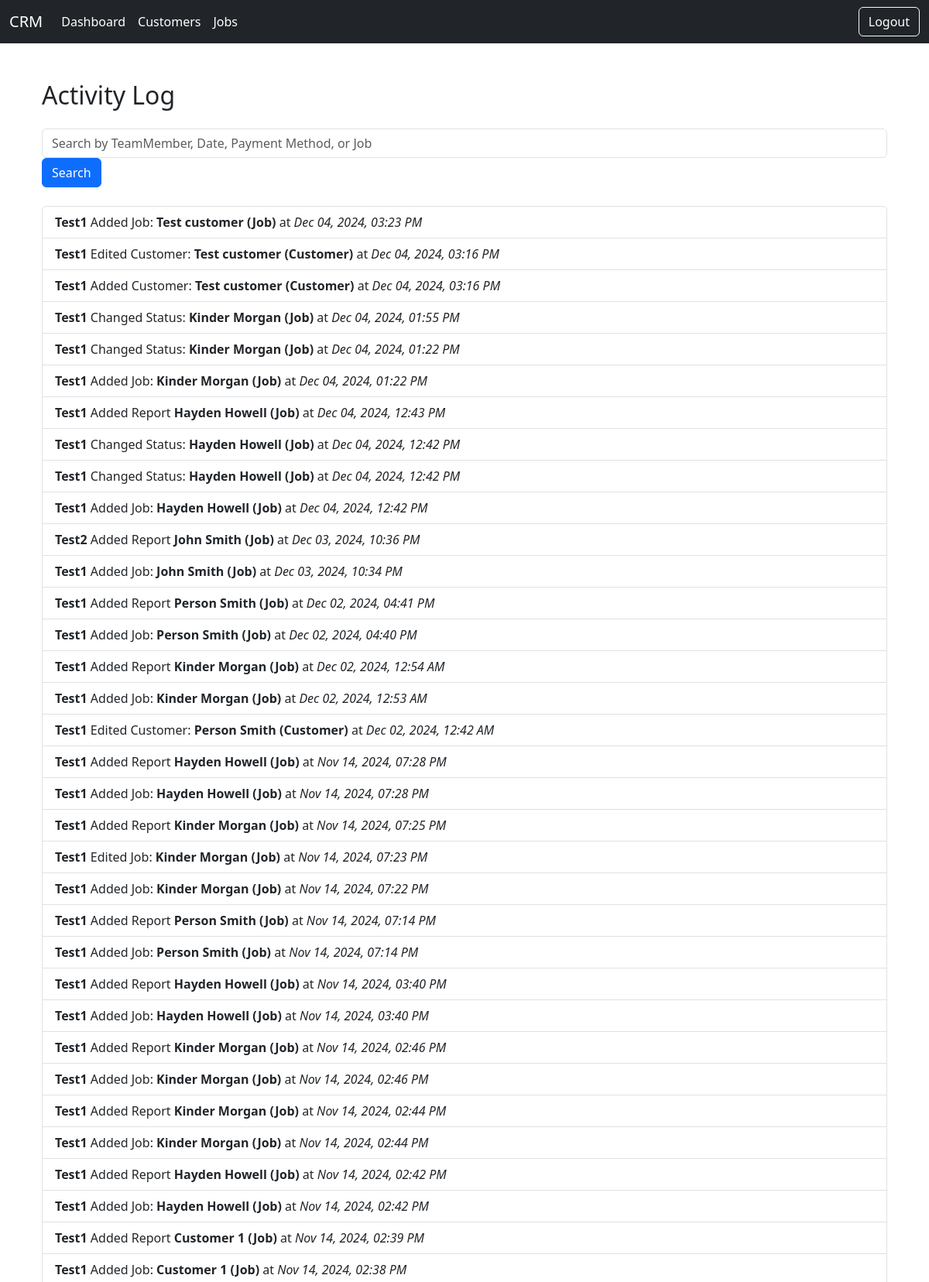
Screenshot of /teams/full_activity_log/ (signed in, upper part) with the database file from the repository.
### teams/models.py (models this page shows, shortened)
class ActivityLog(models.Model):
    ACTION_CHOICES = [
        ('created', 'Created'),
        ('updated', 'Updated'),
        ('deleted', 'Deleted'),
        ('completed', 'Completed'),
    ]
    team_member = models.ForeignKey(TeamMember, on_delete=models.SET_NULL, null=True)
    action = models.CharField(max_length=20, choices=ACTION_CHOICES)
    affected_object = models.CharField(max_length=255)  # To store a description of the affected object
    timestamp = models.DateTimeField(default=timezone.now)

class TeamMember(models.Model):
    team = models.ForeignKey(Team, on_delete=models.CASCADE)
    user = models.ForeignKey(settings.AUTH_USER_MODEL, on_delete=models.CASCADE)
    ACCESS_LEVEL = (
        (1, 'View Only'),
        (2, 'Add Customers and Jobs'),
        (3, 'Manage Team Members'),
        (4, 'Full Access'),
    )
    access_level = models.IntegerField(choices=ACCESS_LEVEL, default=1)
    class Meta:
        unique_together = ('team', 'user')

### accounts/models.py (models this page shows)
class CustomUser(AbstractUser):
    first_name = models.CharField(max_length=255, blank=True)
    last_name = models.CharField(max_length=255, blank=True)
    phone_number = models.CharField(max_length=15, blank=True)
    profile_picture = models.ImageField(upload_to='profile_pics/', blank=True, null=True)
    ROLE_CHOICES = [
        ('viewer', 'Viewer'),
        ('editor', 'Editor'),
        ('manager', 'Manager'),
    ]
    role = models.CharField(max_length=10, choices=ROLE_CHOICES, default='viewer')
    is_active = models.BooleanField(default=True)
    date_of_birth = models.DateField(blank=True, null=True)
    groups = models.ManyToManyField(
        'auth.Group',
        related_name='custom_user_groups',
        blank=True
    )
    user_permissions = models.ManyToManyField(
        'auth.Permission',
        related_name='custom_user_permissions',
        blank=True
    )

### teams/views.py (the view, shortened to what this page needs)
# urls.py: path('full_activity_log/', views.full_activity_log, name='full_activity_log'),
@login_required
def full_activity_log(request):
    team_member = TeamMember.objects.get(user=request.user)
    if team_member.access_level < 3:
        return redirect('dashboard')
    all_logs = ActivityLog.objects.filter(team_member__team=team_member.team).order_by('-timestamp')
    query = request.GET.get('q')
    context = {
        'all_logs': all_logs
    }
    return render(request, 'teams/full_activity_log.html', context)

### context_processors.py (called while the page is built, shortened)
def access_level_context(request):
    return {}

### teams/templates/teams/full_activity_log.html (shortened to what this page needs)
{% extends "base.html" %}
{% block content %}
{% load custom_filters %}
    <div class="container my-5">
        <h2 class="mb-4">Activity Log</h2>
        <form method="GET" action="{% url 'full_activity_log' %}" class="form-inline mb-4">
            <div class="form-group mr-2">
                <input type="text" name="q" class="form-control" placeholder="Search by TeamMember, Date, Payment Method, or Job" value="{{ query|default_if_none:'' }}">
            </div>
            <button type="submit" class="btn btn-primary">Search</button>
        </form>
        {% if all_logs %}
            <ul class="list-group">
                {% for log in all_logs %}
                    <li class="list-group-item">
                        <strong>{{ log.team_member.user.username }}</strong> {{ log.action }}
                        <strong>{{ log.affected_object }}</strong> at
                        <em>{{ log.timestamp|date:"M d, Y, h:i A" }}</em>
                    </li>
                {% endfor %}
            </ul>
        {% else %}
            <p>No activities recorded.</p>
        {% endif %}
    </div>
{% endblock %}

### static/custom.css (style rules this page uses)
.navbar-brand, .nav-link, .btn { color: #ffffff !important; }

### rows the page displays
ActivityLog: team_member.user.username "Test1", action "Added Job:", affected_object "Test customer (Job)", timestamp "Dec 04, 2024, 03:23 PM"
ActivityLog: team_member.user.username "Test1", action "Edited Customer:", affected_object "Test customer (Customer)", timestamp "Dec 04, 2024, 03:16 PM"
ActivityLog: team_member.user.username "Test1", action "Added Customer:", affected_object "Test customer (Customer)", timestamp "Dec 04, 2024, 03:16 PM"
ActivityLog: team_member.user.username "Test1", action "Changed Status:", affected_object "Kinder Morgan (Job)", timestamp "Dec 04, 2024, 01:55 PM"
ActivityLog: team_member.user.username "Test1", action "Changed Status:", affected_object "Kinder Morgan (Job)", timestamp "Dec 04, 2024, 01:22 PM"
ActivityLog: team_member.user.username "Test1", action "Added Job:", affected_object "Kinder Morgan (Job)", timestamp "Dec 04, 2024, 01:22 PM"
ActivityLog: team_member.user.username "Test1", action "Added Report", affected_object "Hayden Howell (Job)", timestamp "Dec 04, 2024, 12:43 PM"
ActivityLog: team_member.user.username "Test1", action "Changed Status:", affected_object "Hayden Howell (Job)", timestamp "Dec 04, 2024, 12:42 PM"
ActivityLog: team_member.user.username "Test1", action "Changed Status:", affected_object "Hayden Howell (Job)", timestamp "Dec 04, 2024, 12:42 PM"
ActivityLog: team_member.user.username "Test1", action "Added Job:", affected_object "Hayden Howell (Job)", timestamp "Dec 04, 2024, 12:42 PM"
ActivityLog: team_member.user.username "Test2", action "Added Report", affected_object "John Smith (Job)", timestamp "Dec 03, 2024, 10:36 PM"
ActivityLog: team_member.user.username "Test1", action "Added Job:", affected_object "John Smith (Job)", timestamp "Dec 03, 2024, 10:34 PM"
ActivityLog: team_member.user.username "Test1", action "Added Report", affected_object "Person Smith (Job)", timestamp "Dec 02, 2024, 04:41 PM"
ActivityLog: team_member.user.username "Test1", action "Added Job:", affected_object "Person Smith (Job)", timestamp "Dec 02, 2024, 04:40 PM"
ActivityLog: team_member.user.username "Test1", action "Added Report", affected_object "Kinder Morgan (Job)", timestamp "Dec 02, 2024, 12:54 AM"
ActivityLog: team_member.user.username "Test1", action "Added Job:", affected_object "Kinder Morgan (Job)", timestamp "Dec 02, 2024, 12:53 AM"
ActivityLog: team_member.user.username "Test1", action "Edited Customer:", affected_object "Person Smith (Customer)", timestamp "Dec 02, 2024, 12:42 AM"
ActivityLog: team_member.user.username "Test1", action "Added Report", affected_object "Hayden Howell (Job)", timestamp "Nov 14, 2024, 07:28 PM"
ActivityLog: team_member.user.username "Test1", action "Added Job:", affected_object "Hayden Howell (Job)", timestamp "Nov 14, 2024, 07:28 PM"
ActivityLog: team_member.user.username "Test1", action "Added Report", affected_object "Kinder Morgan (Job)", timestamp "Nov 14, 2024, 07:25 PM"
ActivityLog: team_member.user.username "Test1", action "Edited Job:", affected_object "Kinder Morgan (Job)", timestamp "Nov 14, 2024, 07:23 PM"
ActivityLog: team_member.user.username "Test1", action "Added Job:", affected_object "Kinder Morgan (Job)", timestamp "Nov 14, 2024, 07:22 PM"
ActivityLog: team_member.user.username "Test1", action "Added Report", affected_object "Person Smith (Job)", timestamp "Nov 14, 2024, 07:14 PM"
ActivityLog: team_member.user.username "Test1", action "Added Job:", affected_object "Person Smith (Job)", timestamp "Nov 14, 2024, 07:14 PM"
ActivityLog: team_member.user.username "Test1", action "Added Report", affected_object "Hayden Howell (Job)", timestamp "Nov 14, 2024, 03:40 PM"
ActivityLog: team_member.user.username "Test1", action "Added Job:", affected_object "Hayden Howell (Job)", timestamp "Nov 14, 2024, 03:40 PM"
ActivityLog: team_member.user.username "Test1", action "Added Report", affected_object "Kinder Morgan (Job)", timestamp "Nov 14, 2024, 02:46 PM"
ActivityLog: team_member.user.username "Test1", action "Added Job:", affected_object "Kinder Morgan (Job)", timestamp "Nov 14, 2024, 02:46 PM"
ActivityLog: team_member.user.username "Test1", action "Added Report", affected_object "Kinder Morgan (Job)", timestamp "Nov 14, 2024, 02:44 PM"
ActivityLog: team_member.user.username "Test1", action "Added Job:", affected_object "Kinder Morgan (Job)", timestamp "Nov 14, 2024, 02:44 PM"
ActivityLog: team_member.user.username "Test1", action "Added Report", affected_object "Hayden Howell (Job)", timestamp "Nov 14, 2024, 02:42 PM"
ActivityLog: team_member.user.username "Test1", action "Added Job:", affected_object "Hayden Howell (Job)", timestamp "Nov 14, 2024, 02:42 PM"
ActivityLog: team_member.user.username "Test1", action "Added Report", affected_object "Customer 1 (Job)", timestamp "Nov 14, 2024, 02:39 PM"
ActivityLog: team_member.user.username "Test1", action "Added Job:", affected_object "Customer 1 (Job)", timestamp "Nov 14, 2024, 02:38 PM"
